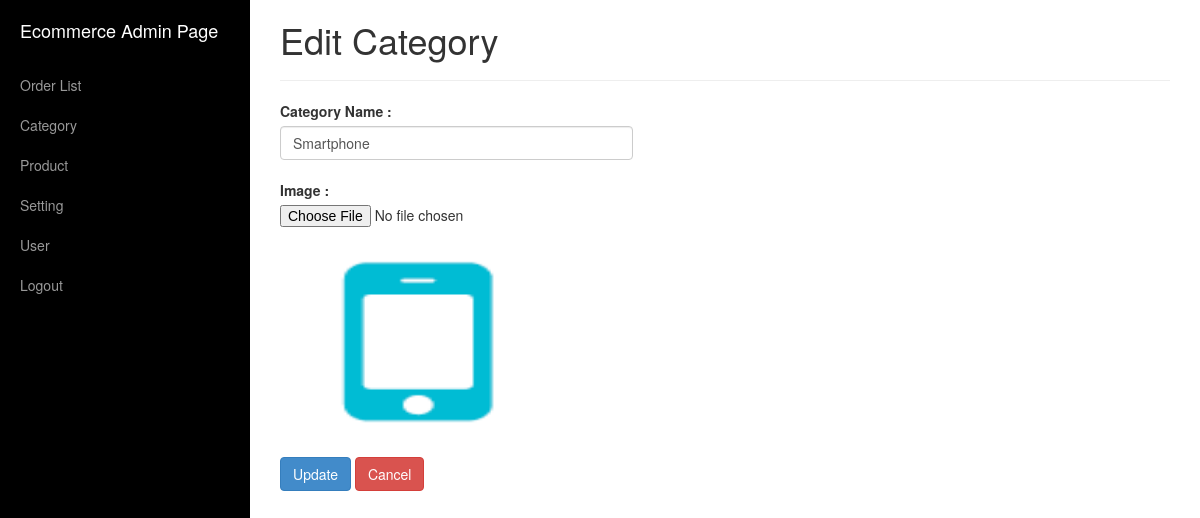
The app's page /edit-category.php?id=2 (signed in) with its own data.
### tables this page shows
CREATE TABLE IF NOT EXISTS `tbl_category` (
  `Category_ID` int(11) NOT NULL AUTO_INCREMENT,
  `Category_name` varchar(20) NOT NULL,
  `Category_image` text NOT NULL,
  PRIMARY KEY (`Category_ID`)
);

### public/edit-category-form.php (the view, shortened to what this page needs)
<?php
	include_once('includes/connect_database.php');
?>
<div id="content" class="container col-md-12">
	<?php
		if(isset($_GET['id'])){
			$ID = $_GET['id'];
		}else{
			$ID = "";
		}
		$data = array();
		$sql_query = "SELECT *
				FROM tbl_category
				WHERE Category_ID = ?";
		$stmt = $connect->stmt_init();
		if($stmt->prepare($sql_query)) {
			$stmt->bind_param('s', $ID);
			$stmt->execute();
			$stmt->store_result();
			$stmt->bind_result($data['Category_ID'],
					$data['Category_name'],
					$data['Category_image']
					);
		}
	?>
	<div class="col-md-12">
		<h1>Edit Category</h1>
		<hr />
	</div>
	<div class="col-md-5">
		<form method="post"
			enctype="multipart/form-data">
			<label>Category Name :</label><?php echo isset($error['category_name']) ? $error['category_name'] : '';?>
			<input type="text" class="form-control" name="category_name" value="<?php echo $data['Category_name']; ?>"/>
			<br/>
			<label>Image :</label><?php echo isset($error['category_image']) ? $error['category_image'] : '';?>
			<input type="file" name="category_image" id="category_image" /><br />
			<img src="<?php echo $data['Category_image']; ?>" width="280" height="190"/>
			<br/><br/>
			<input type="submit" class="btn-primary btn" value="Update" name="btnEdit"/>
			<input type="submit" class="btn-danger btn" value="Cancel" name="btnCancel"/>
		</form>
	</div>
</div>

### records on screen
tbl_category: category_name "Smartphone", Category_image (picture)
